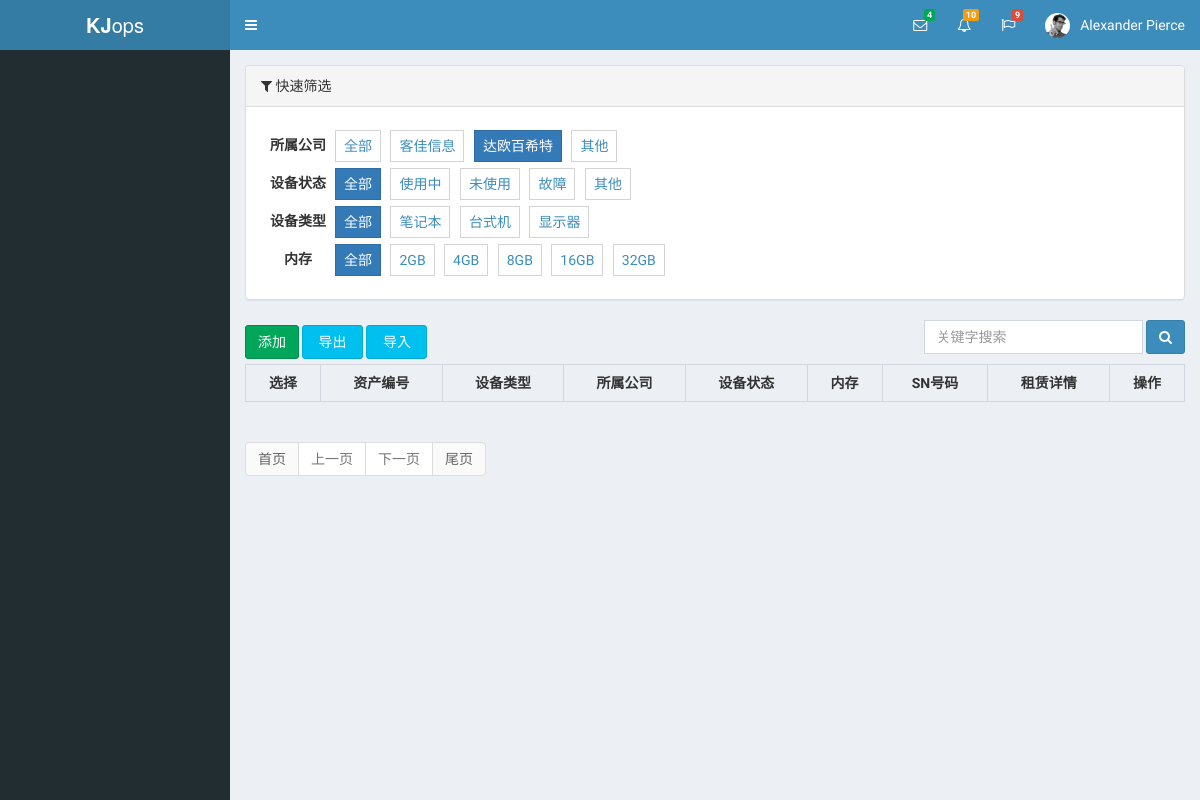
The page /stark/assets/computer/list/?company=2 on the database as committed earlier.
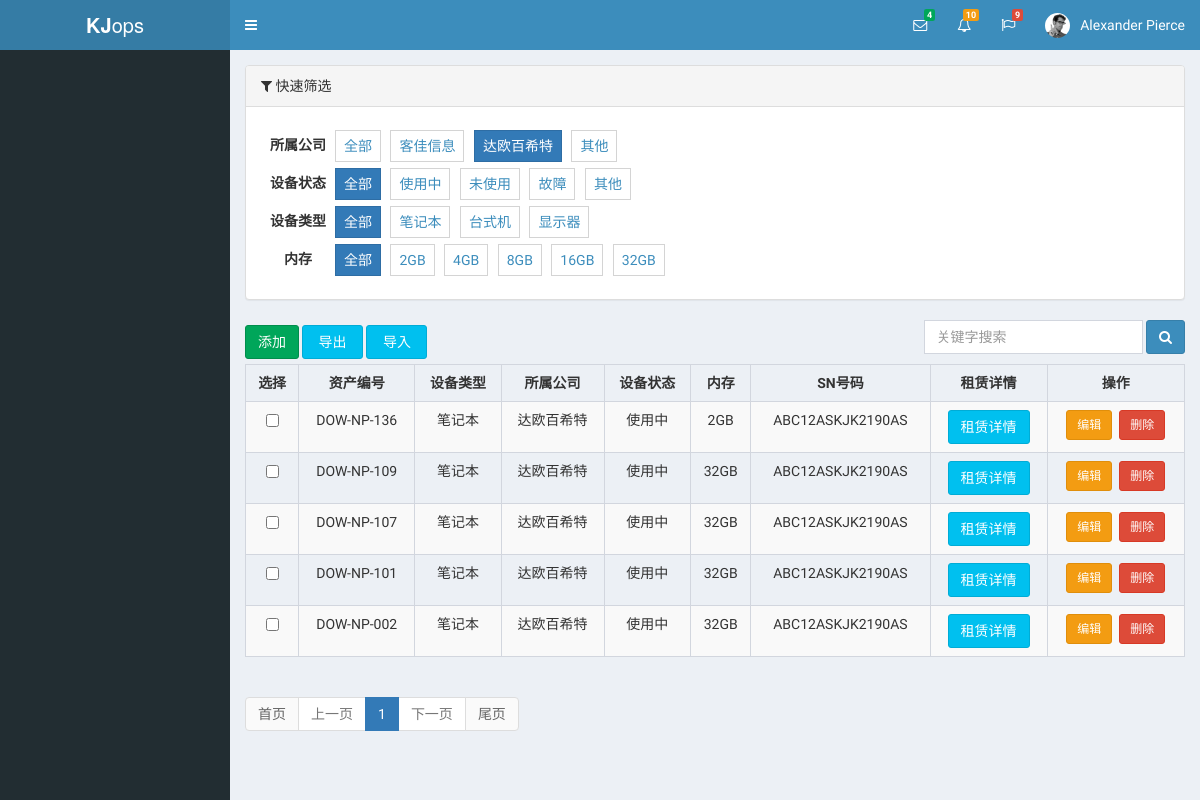
The same page on the database as committed later.
### assets/models.py (models this page shows, shortened)
class Computer(models.Model):
	asset_no = models.CharField(verbose_name='资产编号', max_length=50, unique=True)
	asset_type = models.IntegerField(verbose_name="设备类型", choices=ASSET_TYPE_CHOICE, default=1)
	company = models.IntegerField(verbose_name="所属公司", choices=COMPANY_CHOICE, default=1)
	status = models.IntegerField(verbose_name="设备状态", choices=ASSET_STATUS, default=1)
	vendor = models.CharField(verbose_name="设备厂商", max_length=50, null=True, blank=True)
	price = models.CharField(verbose_name="价格",max_length=32,null=True, blank=True)
	buy_time = models.CharField(verbose_name="购买时间",max_length=64,null=True, blank=True)
	memory = models.IntegerField(verbose_name="内存",choices=MEMORY_CHOICE,default=3)
	disk = models.CharField(verbose_name="磁盘", max_length=255, null=True, blank=True)
	sn = models.CharField(verbose_name="SN号码", max_length=128, null=True, blank=True)
	memo = models.TextField(verbose_name="备注信息", max_length=200, null=True, blank=True)

### stark/service/v1.py (the view, shortened to what this page needs)
	def changelist_view(self, request, *args, **kwargs):
		action_list = self.get_action_list()
		action_dict = {func.__name__: func.text for func in action_list}  # {'action_multi_delete':'批量删除','action_depart_multi_init':'批量初始化'}
		"""
		1.如果search_list 中没有值,则不显示搜索框
		2.获取用户提交的关键字
		3.构造条件
		"""
		search_list = self.get_search_list()
		search_value = request.GET.get('q', '')
		from django.db.models import Q
		conn = Q()
		conn.connector = 'OR'
		if search_value:
			for item in search_list:
				conn.children.append((item, search_value))
		order_list = self.get_order_list()
		search_group_condition = self.get_search_group_condition(request)
		prev_queryset = self.get_queryset(request, *args, **kwargs)
		all_data = prev_queryset.filter(conn).filter(**search_group_condition).order_by(*order_list)
		query_params = request.GET.copy()  # copy方法是默认不能修改request.GET里面的参数的
		query_params._mutable = True  # 这样就可以修改request.GET 里面的参数值了
		pager = Pagination(
			current_page=request.GET.get('page'),  # 获取页面返回的获取的页码
			all_count=all_data.count(),  # 数据库里面所有数据的计算
			base_url=request.path_info,  # 访问的基础URL,例如 http://127.0.0.1/abc?name=ryan&age=18 里面的 /abc
			params=query_params,
			per_page_num=self.per_page_num  # 这个是每页显示的个数(扩展，可以在网页端输入，然后在传入服务器端)
		)
		data_list = all_data[pager.start:pager.end]
		list_display = self.get_list_display(request,*args,**kwargs)
		header_list = []
		if list_display:  # 如果有list_display(展示列) 就循环它
			for key_or_func in list_display:
				if isinstance(key_or_func, FunctionType):
					verbose_name = key_or_func(self, obj=None, is_header=True, )
				else:
					verbose_name = self.model_class._meta.get_field(key_or_func).verbose_name
				header_list.append(verbose_name)
		else:  # 如果没有list_display(展示列)，那么表头就是它的表名
			header_list.append(self.model_class._meta.model_name)
		body_list = []
		for row in data_list:
			tr_list = []
			if list_display:
				for key_or_func in list_display:
					if isinstance(key_or_func, FunctionType):
						tr_list.append(key_or_func(self, row, False, *args, **kwargs))
					else:
						tr_list.append(getattr(row, key_or_func))  # obj.gender
			else:
				tr_list.append(row)
			body_list.append(tr_list)
		add_btn = self.get_add_btn(request, *args, **kwargs)
		search_group_row_list = []
		search_group = self.get_search_group()  # ['gender', 'depart']
		for option_object in search_group:
			row = option_object.get_queryset_or_tuple(self.model_class, request, *args, **kwargs)
			search_group_row_list.append(row)
		return render(request, self.change_list_template or 'stark/changelist.html',            {
                'data_list': data_list,
                'header_list': header_list,
                'body_list': body_list,
                'pager': pager,
                'add_btn': add_btn,
                'search_list': search_list,
                'search_value': search_value,
                'action_dict': action_dict,
                'search_group_row_list': search_group_row_list
            })

### assets/views/computer.py (called while the page is built)
	def display_rental_record(self, obj=None, is_header=None, *args, **kwargs):
		if is_header:
			return "租赁详情"
		rental_record_url = reverse('stark:assets_rentalrecord_list',kwargs={'computer_id':obj.pk})
		return mark_safe('<a class="btn btn-small btn-info"  target="_blank" href="%s">租赁详情</a>'%rental_record_url )

### stark/service/v1.py (called while the page is built)
def get_choice_text(title, field):
	def inner(self, obj=None, is_header=None,*args, **kwargs):
		if is_header:
			return title
		method = "get_%s_display" % field  # obj.get_字段名_display 可以获取choice的值
		return getattr(obj, method)()
	return inner

	def get_queryset_or_tuple(self, model_class, request, *args, **kwargs):
		field_object = model_class._meta.get_field(self.field)
		verbose_name = field_object.verbose_name
		if isinstance(field_object, ForeignKey) or isinstance(field_object, ManyToManyField):
			db_condition = self.get_db_condition(request, *args, **kwargs)
			return SearchGroupRow(verbose_name, field_object.rel.model.objects.filter(**db_condition), self,
			                      request.GET)  # 返回的queryset类型,self 是自身的Option对象
		else:
			self.is_choice = True
			return SearchGroupRow(verbose_name, field_object.choices, self, request.GET)  # 返回的元组类型,self 是自身的Option对象

### templates/assets/computer_list.html (shortened to what this page needs)
{% extends 'base.html' %}
{% block content %}
    {% if search_group_row_list %}
        <div class="panel panel-default">
            <div class="panel-heading">
                <i class="fa fa-filter" aria-hidden="true"></i> 快速筛选
            </div>
            <div class="panel-body">
                <div class="search-group">
                    {% for row in search_group_row_list %}
                        <div class="row">
                            {% for obj in row %}
                                {{ obj|safe }}
                            {% endfor %}
                        </div>
                    {% endfor %}
                </div>
            </div>
        </div>
    {% endif %}
    {% if search_list %}
        <div style="float: right">
            <form method="get" class="form-inline" id="computer_form">
                <div class="form-group">
                    <input type="text" class="form-control" name="q" value="{{ search_key_value }}" placeholder="关键字搜索">
                    <button class="btn btn-primary" type="submit">
                        <i class="fa fa-search" aria-hidden="true"></i>
                    </button>
                </div>
            </form>
        </div>
    {% endif %}
    <form method="post">
        {% if add_btn %}
            <div style="margin: 5px 0;float: left">
                {{ add_btn|safe }}
            </div>
        {% endif %}
        <div style="margin: 5px 3px;float: left">
            <a id="assetexport" href="#" onclick="return export_excel()" class="btn btn-info">&nbsp;导出&nbsp;</a>
            <a id="assetimport" href="#" class="btn btn-info" onclick="return asset_import()">&nbsp;导入&nbsp;</a>
        </div>
        <table class="table table-striped table-bordered text-center">
            <thead>
            <tr>
                {% for item in header_list %}
                    <th>{{ item }}</th>
                {% endfor %}
            </tr>
            </thead>
            <tbody>
            {% for row in body_list %}
                <tr>
                    {% for ele in row %}
                        <td>{{ ele }}</td>
                    {% endfor %}
                </tr>
            {% endfor %}
            </tbody>
        </table>
    </form>
    <nav>
        <ul class="pagination">
            {{ pager.page_html|safe }}
        </ul>
    </nav>
{% endblock %}

Rows that differ between the two databases and show on the page:
now on this page (row edited): Computer: row "DOW-NP-136" "ABC12ASKJK2190AS"
added Computer: row "DOW-NP-109" "ABC12ASKJK2190AS"
added Computer: row "DOW-NP-107" "ABC12ASKJK2190AS"
added Computer: row "DOW-NP-101" "ABC12ASKJK2190AS"
added Computer: row "DOW-NP-002" "ABC12ASKJK2190AS"
Other text that changed with them:
{{ pager.page_html|safe }}: "首页 上一页 下一页 尾页" → "首页 上一页 1 下一页 尾页"
new list line: "☐ 笔记本 达欧百希特 使用中 2GB 租赁详情 编辑 删除"
new list line: "☐ 笔记本 达欧百希特 使用中 32GB 租赁详情 编辑 删除"
